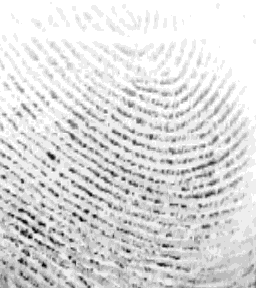
#> input picture main/Inference/test.bmp, 256 x 288 px, found by its file name
$ python minutiae_algo.py   (older library calls are emulated)
#> lines starting #> are read from the running program, lines starting #| are printed output that depends on the picture
import cv2
import numpy as np

path_1 = r"C:\Users\blade_mx4\Documents\code\MTU-FINGERPRINT\main\Enrollment\TEST.bmp"
img = cv2.imread(path_1,cv2.IMREAD_GRAYSCALE)
#> img is the input picture: shape (288, 256); min 0, max 255, mean 219.1

k_size = (5,5)               # kernale size that slides over the img like cnn basically to look at the img
sigma = 4                   # how wide the gausiian smaller concentrates on the centre
theta_range = np.deg2rad(90) # the oreientation of the filter
lambd = 10                # controls the spatial freq of the patterns dectected {smaller finer patterns}
gamma = 1              # apect ration of the filter  = 1 {circular} < 1 {elipse }
psi = np.pi/2

kernel = cv2.getGaborKernel(k_size , sigma ,theta_range ,gamma,psi ,ktype=cv2.CV_32F)
filtered_img = cv2.filter2D(img , cv2.CV_32F ,kernel)
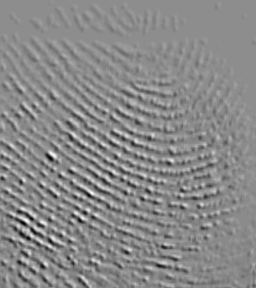
#> filtered_img: shape (288, 256) float32; min -1.01e-12, max 1.38e-12, mean 2.77e-13; drawn with min black and max white

filtered_img = cv2.normalize(filtered_img , None ,0,255,cv2.NORM_MINMAX,cv2.CV_8U)
cv2.imwrite("output0.bmp" , filtered_img)
# [4 lines of commented-out code are left out]
